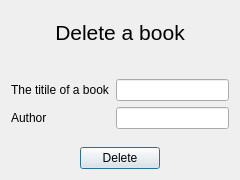
<?xml version="1.0" encoding="UTF-8"?>
<ui version="4.0">
 <class>DialogDelete</class>
 <widget class="QDialog" name="DialogDelete">
  <property name="geometry">
   <rect>
    <x>0</x>
    <y>0</y>
    <width>240</width>
    <height>180</height>
   </rect>
  </property>
  <property name="windowTitle">
   <string>Delete a book</string>
  </property>
  <layout class="QVBoxLayout" name="verticalLayout">
   <item>
    <widget class="QLabel" name="label">
     <property name="text">
      <string>&lt;!DOCTYPE HTML PUBLIC &quot;-//W3C//DTD HTML 4.0//EN&quot; &quot;http://www.w3.org/TR/REC-html40/strict.dtd&quot;&gt;
&lt;html&gt;&lt;head&gt;&lt;meta name=&quot;qrichtext&quot; content=&quot;1&quot; /&gt;&lt;meta charset=&quot;utf-8&quot; /&gt;&lt;style type=&quot;text/css&quot;&gt;
p, li { white-space: pre-wrap; }
&lt;/style&gt;&lt;/head&gt;&lt;body style=&quot; font-family:'.AppleSystemUIFont'; font-size:13pt; font-weight:400; font-style:normal;&quot;&gt;
&lt;p align=&quot;center&quot; style=&quot; margin-top:12px; margin-bottom:12px; margin-left:0px; margin-right:0px; -qt-block-indent:0; text-indent:0px;&quot;&gt;&lt;span style=&quot; font-size:24pt; vertical-align:super;&quot;&gt;Delete a book&lt;/span&gt;&lt;/p&gt;&lt;/body&gt;&lt;/html&gt;</string>
     </property>
     <property name="textFormat">
      <enum>Qt::AutoText</enum>
     </property>
     <property name="wordWrap">
      <bool>false</bool>
     </property>
    </widget>
   </item>
   <item>
    <layout class="QFormLayout" name="formLayout">
     <item row="0" column="0">
      <widget class="QLabel" name="label_2">
       <property name="text">
        <string>The titile of a book</string>
       </property>
      </widget>
     </item>
     <item row="0" column="1">
      <widget class="QLineEdit" name="editTitleDel"/>
     </item>
     <item row="1" column="0">
      <widget class="QLabel" name="label_3">
       <property name="text">
        <string>Author</string>
       </property>
      </widget>
     </item>
     <item row="1" column="1">
      <widget class="QLineEdit" name="editAuthorDel"/>
     </item>
    </layout>
   </item>
   <item>
    <layout class="QHBoxLayout" name="horizontalLayout_2">
     <item>
      <spacer name="horizontalSpacer_4">
       <property name="orientation">
        <enum>Qt::Horizontal</enum>
       </property>
       <property name="sizeHint" stdset="0">
        <size>
         <width>40</width>
         <height>20</height>
        </size>
       </property>
      </spacer>
     </item>
     <item>
      <widget class="QPushButton" name="butDelete">
       <property name="text">
        <string>Delete</string>
       </property>
      </widget>
     </item>
     <item>
      <spacer name="horizontalSpacer_3">
       <property name="orientation">
        <enum>Qt::Horizontal</enum>
       </property>
       <property name="sizeHint" stdset="0">
        <size>
         <width>40</width>
         <height>20</height>
        </size>
       </property>
      </spacer>
     </item>
    </layout>
   </item>
  </layout>
 </widget>
 <resources/>
 <connections/>
</ui>
